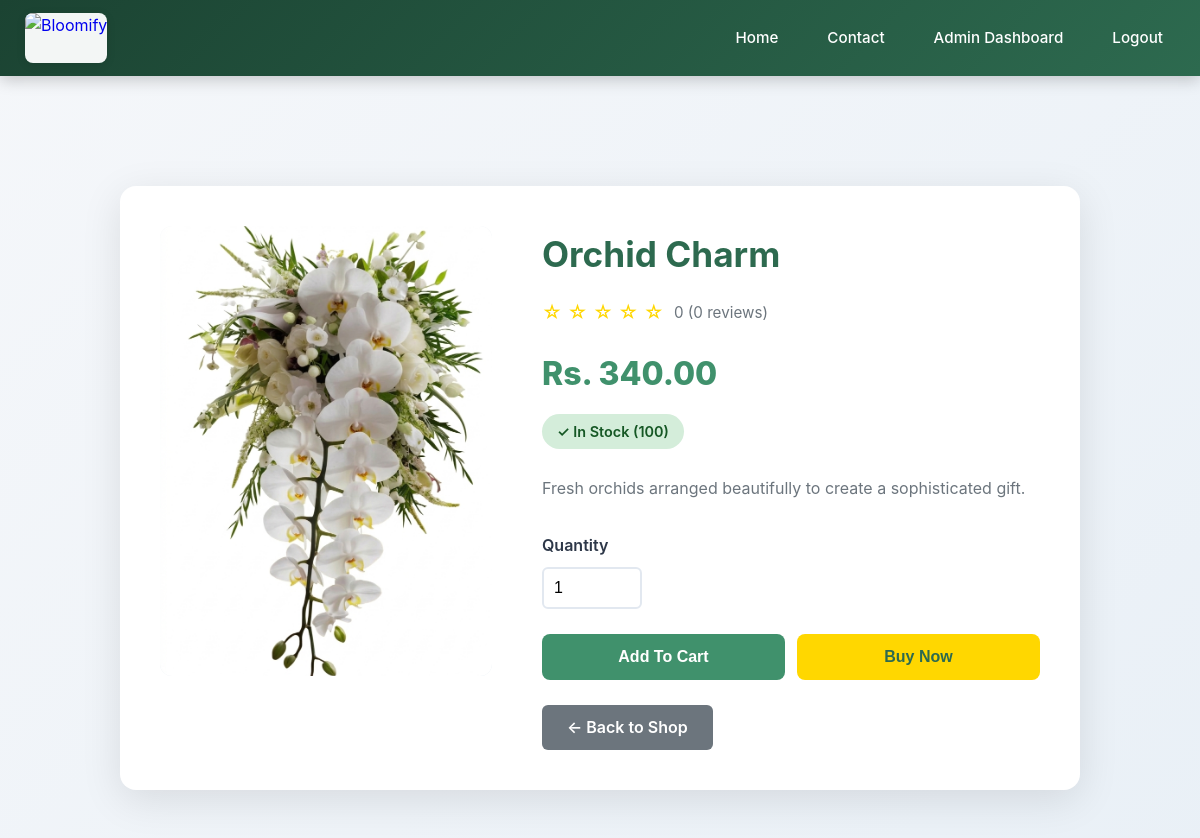
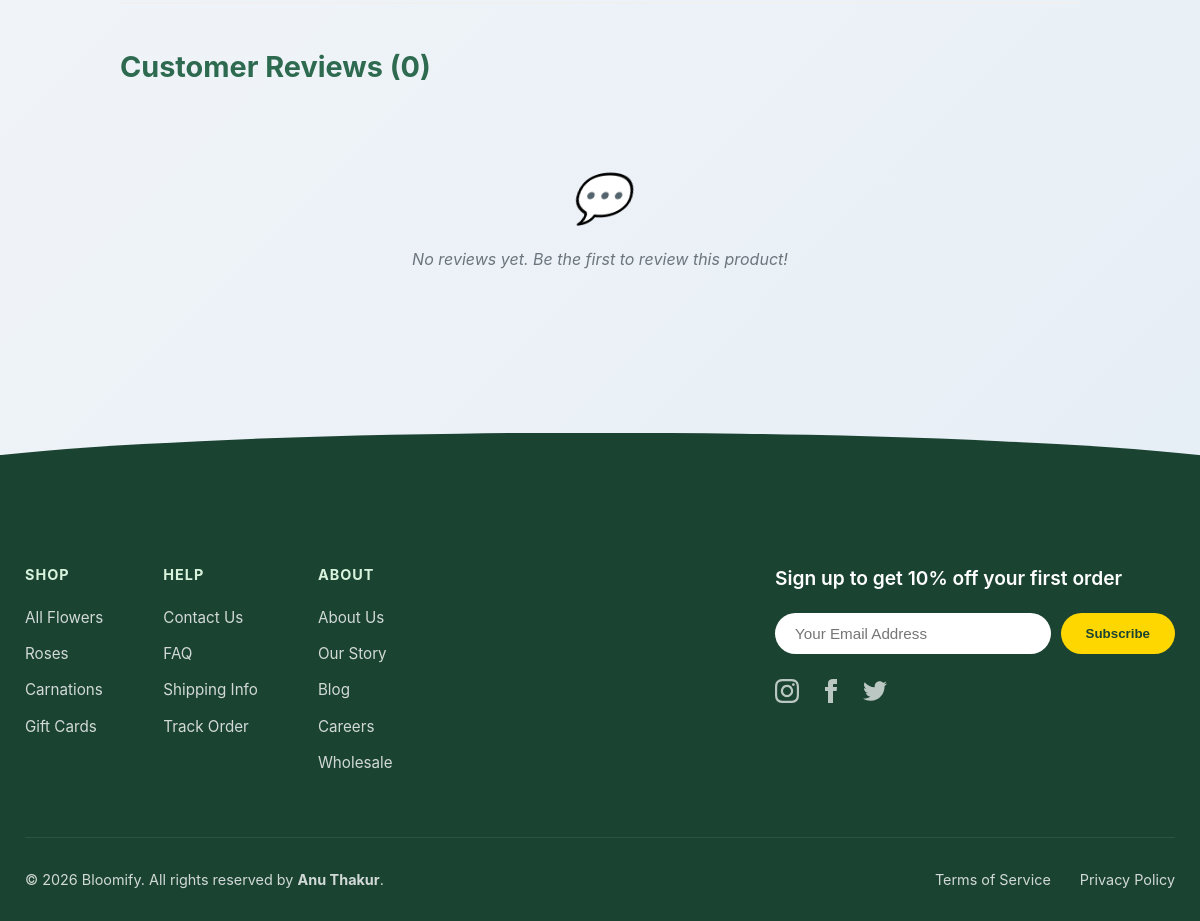
The page /product-details.php?id=20 (signed in) on the database its author committed (2 pictures, top to bottom).
### tables this page shows
CREATE TABLE `products` (
  `id` int(11) NOT NULL,
  `category_id` int(11) DEFAULT NULL,
  `name` varchar(200) NOT NULL,
  `description` text DEFAULT NULL,
  `price` decimal(10,2) NOT NULL,
  `stock` int(11) NOT NULL DEFAULT 0,
  `stock_quantity` int(11) DEFAULT 0,
  `image` varchar(255) DEFAULT NULL,
  `status` enum('active','inactive') DEFAULT 'active',
  `created_at` timestamp NOT NULL DEFAULT current_timestamp(),
  `updated_at` timestamp NOT NULL DEFAULT current_timestamp() ON UPDATE current_timestamp()
);

### includes/functions.php (called while the page is built, shortened)
<?php
function formatPrice($price) {
    return 'Rs. ' . number_format($price, 2);
}
?>

### product-details.php (the view, shortened to what this page needs)
<?php
require_once __DIR__ . '/includes/header.php';
$product_id = (int)$_GET['id'];
$sql = "SELECT p.*, c.name as category_name
        FROM products p
        LEFT JOIN categories c ON p.category_id = c.id
        WHERE p.id = ? AND p.status = 'active'";
$stmt = $conn->prepare($sql);
$stmt->bind_param("i", $product_id);
$stmt->execute();
$product = $stmt->get_result()->fetch_assoc();
$reviews_sql = "SELECT r.*, u.name as user_name
                FROM reviews r
                JOIN users u ON r.user_id = u.id
                WHERE r.product_id = ? AND r.status = 'approved'
                ORDER BY r.created_at DESC";
$reviews_stmt = $conn->prepare($reviews_sql);
$reviews_stmt->bind_param("i", $product_id);
$reviews_stmt->execute();
$reviews = $reviews_stmt->get_result();
$avg_sql = "SELECT AVG(rating) as avg_rating, COUNT(*) as total_reviews
            FROM reviews
            WHERE product_id = ? AND status = 'approved'";
$avg_stmt = $conn->prepare($avg_sql);
$avg_stmt->bind_param("i", $product_id);
$avg_stmt->execute();
$avg_result = $avg_stmt->get_result()->fetch_assoc();
$avg_rating = round($avg_result['avg_rating'], 1);
$total_reviews = $avg_result['total_reviews'];
?>
<div class="product-detail-container">
    <div class="product-detail-card">
        <div class="product-image-large">
            <?php if (!empty($product['image'])): ?>
                <img src="<?php echo SITE_URL; ?>/assets/images/<?php echo htmlspecialchars($product['image']); ?>"
                     alt="<?php echo htmlspecialchars($product['name']); ?>">
            <?php else: ?>
                🌸
            <?php endif; ?>
        </div>
        <div>
            <h1 class="product-title"><?php echo htmlspecialchars($product['name']); ?></h1>
            <div class="product-rating">
                <span class="stars">
                    <?php for($i = 1; $i <= 5; $i++): ?>
                        <?php if($i <= $avg_rating): ?>★<?php else: ?>☆<?php endif; ?>
                    <?php endfor; ?>
                </span>
                <span class="rating-count"><?php echo $avg_rating; ?> (<?php echo $total_reviews; ?> reviews)</span>
            </div>
            <div class="product-price-large"><?php echo formatPrice($product['price']); ?></div>
            <?php
            $stock_qty = (int)($product['stock'] ?? $product['stock_quantity'] ?? 0);
            if ($stock_qty > 0): ?>
                <span class="stock-badge">✓ In Stock (<?php echo $stock_qty; ?>)</span>
            <?php else: ?>
                <span class="stock-badge" style="background: #f8d7da; color: #721c24;">✕ Out of Stock</span>
            <?php endif; ?>
            <div class="product-description">
                <?php echo nl2br(htmlspecialchars($product['description'])); ?>
            </div>
            <?php if ($stock_qty > 0): ?>
                <form method="POST" action="product-details.php?id=<?php echo $product_id; ?>">
                    <div class="quantity-selector">
                        <label for="quantity">Quantity</label>
                        <input type="number" id="quantity" name="quantity" value="1" min="1"
                        max="<?php echo $stock_qty; ?>" class="quantity-input">
                    </div>
                    <div class="action-buttons">
                        <div class="action-buttons-row">
                            <button type="submit" name="add_to_cart" class="btn-add-cart"> Add To Cart</button>
                            <button type="button" class="btn-buy-now" onclick="window.location.href='checkout.php'"> Buy Now</button>
                        </div>
                    </div>
                </form>
            <?php endif; ?>
            <a href="products.php" class="btn-back">← Back to Shop</a>
        </div>
    </div>
    <div class="reviews-section">
        <h2 class="reviews-title">Customer Reviews (<?php echo $total_reviews; ?>)</h2>
        <?php if ($reviews->num_rows > 0): ?>
            <?php while($review = $reviews->fetch_assoc()): ?>
                <div class="review-card">
                    <div class="review-header">
                        <span class="reviewer-name"><?php echo htmlspecialchars($review['user_name']); ?></span>
                        <span class="review-date"><?php echo date('M d, Y', strtotime($review['created_at'])); ?></span>
                    </div>
                    <div class="review-rating">
                        <?php for($i = 1; $i <= 5; $i++): ?>
                            <?php if($i <= $review['rating']): ?>★<?php else: ?>☆<?php endif; ?>
                        <?php endfor; ?>
                    </div>
                    <div class="review-comment"><?php echo nl2br(htmlspecialchars($review['comment'])); ?></div>
                    <?php if (!empty($review['admin_reply'])): ?>
                        <div class="admin-reply">
                            <strong>🌸 Bloomify Team Reply:</strong>
                            <p><?php echo nl2br(htmlspecialchars($review['admin_reply'])); ?></p>
                        </div>
                    <?php endif; ?>
                </div>
            <?php endwhile; ?>
        <?php else: ?>
            <div class="no-reviews">
                <p style="font-size: 3rem; margin-bottom: 10px;">💬</p>
                <p>No reviews yet. Be the first to review this product!</p>
            </div>
        <?php endif; ?>
    </div>
</div>
<?php require_once __DIR__ . '/includes/footer.php'; ?>

### assets/css/style.css (style rules this page uses)
* { margin: 0; padding: 0; box-sizing: border-box; }
body { font-family: 'Inter', 'Segoe UI', system-ui, sans-serif; background: linear-gradient(135deg, #f5f7fa 0%, #e4edf5 100%); color: #2d3748; line-height: 1.6; min-height: 100vh; display: flex; flex-direction: column; }

### product-details.php (style rules this page uses)
.product-detail-container { max-width: 1000px; margin: 40px auto; padding: 40px 20px; }
.product-detail-card { background: white; border-radius: 16px; box-shadow: 0 10px 40px rgba(0,0,0,0.1); padding: 40px; display: grid; grid-template-columns: 1fr 1.5fr; gap: 50px; align-items: start; }
.product-image-large { width: 100%; height: 450px; background: linear-gradient(135deg, #f5f7fa 0%, #e4edf5 100%); border-radius: 12px; display: flex; align-items: center; justify-content: center; font-size: 8rem; color: #40916c; overflow: hidden; }
.product-image-large img { width: 100%; height: 100%; object-fit: cover; }
.product-title { font-size: 2.2rem; color: #2d6a4f; margin-bottom: 15px; font-weight: 700; }
.product-rating { display: flex; align-items: center; gap: 10px; margin-bottom: 20px; }
.stars { color: #ffd700; font-size: 1.2rem; }
.rating-count { color: #6c757d; font-size: 0.95rem; }
.product-price-large { font-size: 2rem; color: #40916c; font-weight: 800; margin-bottom: 15px; }
.stock-badge { display: inline-block; padding: 6px 15px; background: #d4edda; color: #155724; border-radius: 20px; font-weight: 600; font-size: 0.9rem; margin-bottom: 25px; }
.product-description { color: #6c757d; line-height: 1.8; margin-bottom: 30px; font-size: 1rem; }
.quantity-selector { margin-bottom: 25px; }
.quantity-selector label { display: block; margin-bottom: 8px; font-weight: 600; color: #2d3748; }
.quantity-input { width: 100px; padding: 10px; border: 2px solid #e2e8f0; border-radius: 6px; font-size: 1rem; }
.action-buttons { display: flex; flex-direction: column; gap: 12px; margin-bottom: 25px; }
.action-buttons-row { display: flex; gap: 12px; }
.btn-add-cart { flex: 1; padding: 14px; background: #40916c; color: white; border: none; border-radius: 8px; font-size: 1rem; font-weight: 600; cursor: pointer; transition: all 0.3s; }
.btn-buy-now { flex: 1; padding: 14px; background: #ffd700; color: #2d6a4f; border: none; border-radius: 8px; font-size: 1rem; font-weight: 700; cursor: pointer; transition: all 0.3s; }
.btn-back { display: inline-block; padding: 10px 25px; background: #6c757d; color: white; text-decoration: none; border-radius: 6px; font-weight: 600; transition: all 0.3s; }
.reviews-section { margin-top: 50px; padding-top: 40px; border-top: 2px solid #f0f0f0; }
.reviews-title { font-size: 1.8rem; color: #2d6a4f; margin-bottom: 30px; font-weight: 700; }
.no-reviews { text-align: center; padding: 40px; color: #6c757d; font-style: italic; }

### rows shown on the page
products: image (picture), name "Orchid Charm", price "Rs. 340.00", stock "100", description "Fresh orchids arranged beautifully to create a sophisticated gift."

### other values the page prints
$avg_rating "0"
$total_reviews "0"
